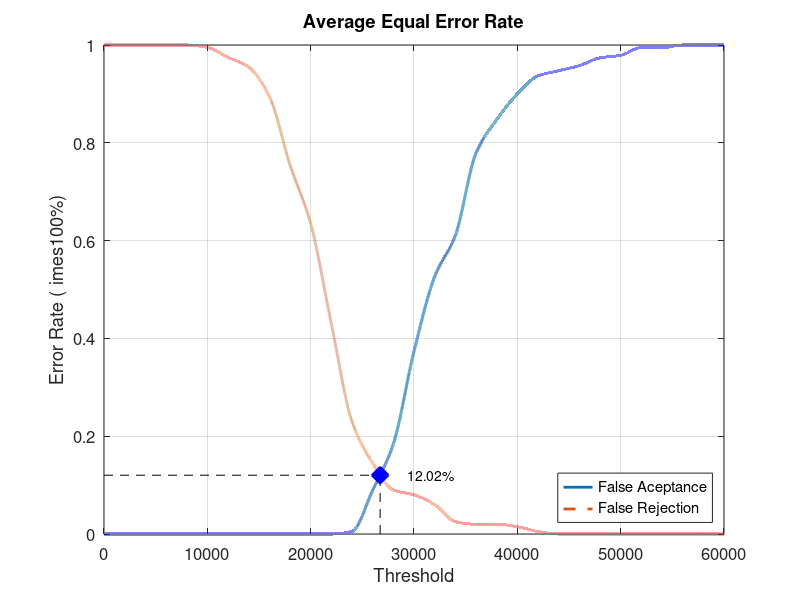
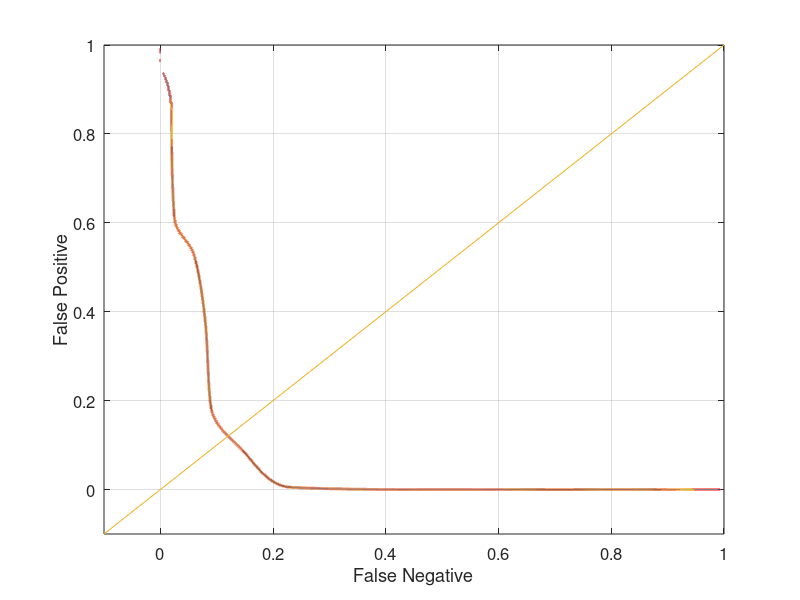

These charts were generated, in order, by the following MATLAB code:
close all;
clear;
clc;
x = 0:2000:60000;
xq = 0:0.5:60000;

y0 = [0 0 0 0 0 0 0 0 0 0 0 0 0.00526316 0.0894737 0.184211 0.373684 0.526316 0.610526 0.778947 0.847368 0.9 0.936842 0.947368 0.957895 0.973684 0.978947 0.994737 0.994737 1 1 1]
yy0 = interp1(x, y0, xq, 'pchip');
y1 = [1 1 1 1 1 0.995 0.975 0.955 0.895 0.755 0.635 0.43 0.23 0.145 0.09 0.08 0.06 0.025 0.02 0.02 0.015 0.005 0 0 0 0 0 0 0 0 0]
yy1 = interp1(x, y1, xq, 'pchip');

% Calculating EER: 
y2 = abs(y0 - y1);
find(y2 == min(y2))
yy2 = abs(yy0 - yy1);
xEER = find(yy2 == min(yy2));
xEERIndex = xq(xEER) % X-axis EER
yEER = yy0(xEER) % Y-axis EER

main = figure
plot(xq, yy0,'-','LineWidth', 2);	hold on
plot(xq, yy1,'--','LineWidth', 2);	hold on
plot([xEERIndex xEERIndex], [0 yEER], 'k--');	hold on
plot([0 xEERIndex], [yEER yEER], 'k--');	hold on
plot(xEERIndex, yEER, 'bx', 'LineWidth', 10);	hold on
text(xEERIndex + 10 * xEERIndex / 100, yEER, [num2str(round((10000 * yEER)) / 100) '%'])
legend('False Aceptance', 'False Rejection', 'Location', 'SouthEast')
xlabel('Threshold')
ylabel('Error Rate (	imes100%)')
title('Average Equal Error Rate')
set(gca, 'FontSize', 12)
axis([0 60000 0 1])
grid on

print(main, 'Database1_1Main', '-dpng');
FNRxFPR = figure('Color', [1 1 1]);
plot(yy1, yy0, '-', yy1, yy0, 'LineWidth', 2);
hold on
y = -0.1:0.1:1
plot(y, y); 
set(gca, 'FontSize', 12)
xlabel('False Negative')
ylabel('False Positive')
axis([-0.1 1 -0.1 1])
set(gca, 'FontSize', 12)
grid on

print(FNRxFPR, 'Database1_1FNRxFPR','-dpng');
